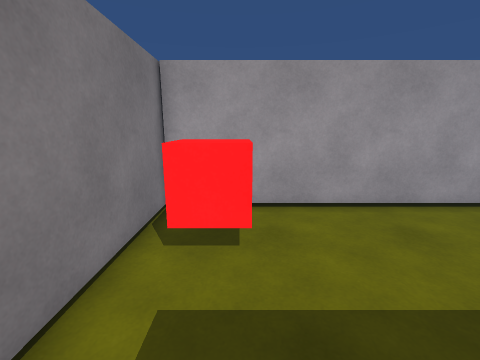
view 1 (above)

14 first-person views from a walk through a Unity game level. The camera is 1.5 m above the floor, tilts 12° down and sees 90° across. The floor is counted in squares, 0.5 m on a side. Each view is taken from the middle of a square. On the plan, view 1 faces up. The plan holds only what a view shows up to about 19 squares ahead; the rest is blank. The place goes on beyond the plan. The player is left out. Surface patterns are stand-ins for the level's own textures.

view 2
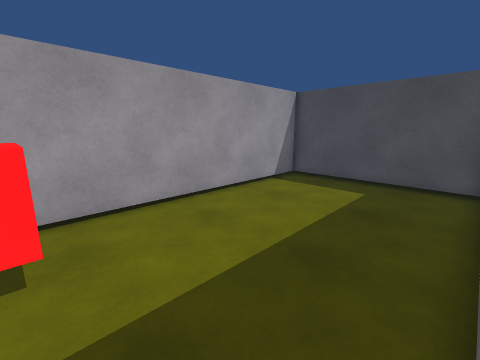

view 3
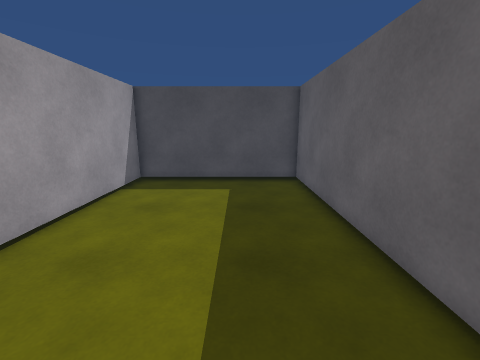

view 4
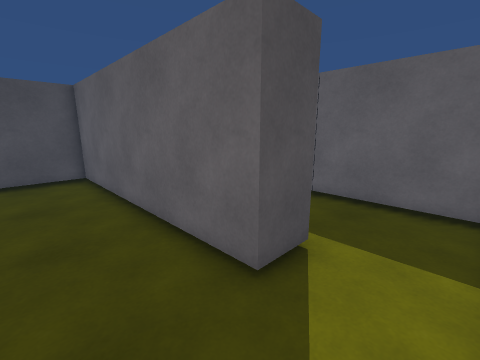

view 5
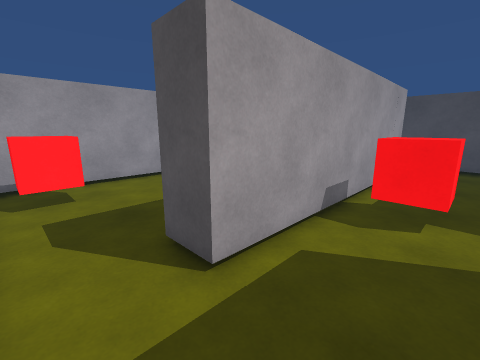

view 6
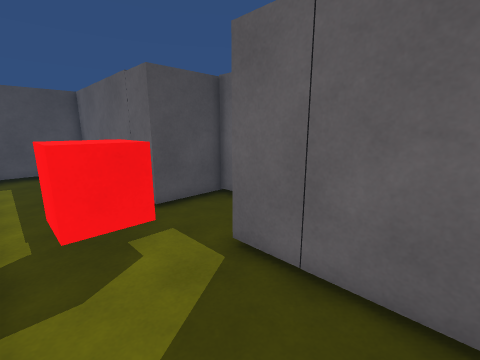

view 7
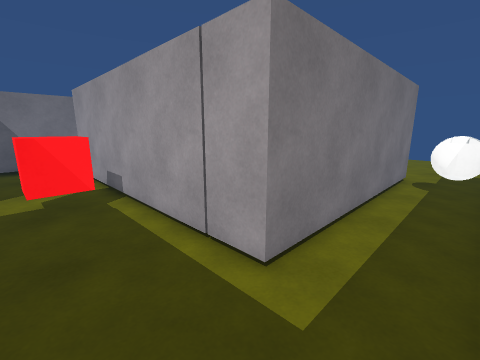

view 8
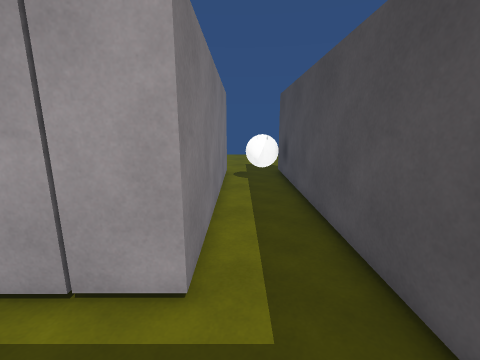

view 9
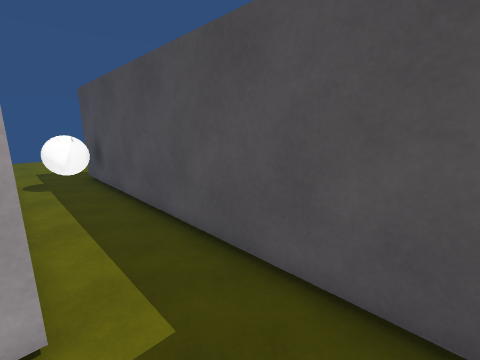

view 10
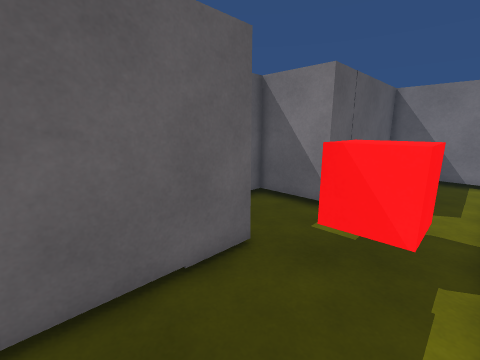

view 11
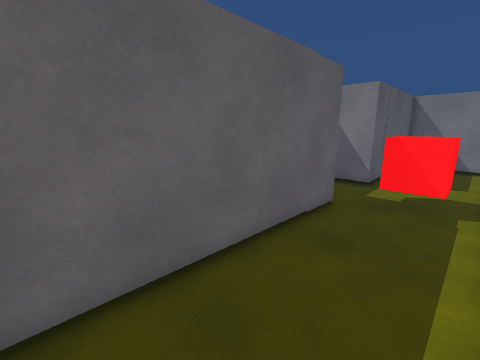

view 12
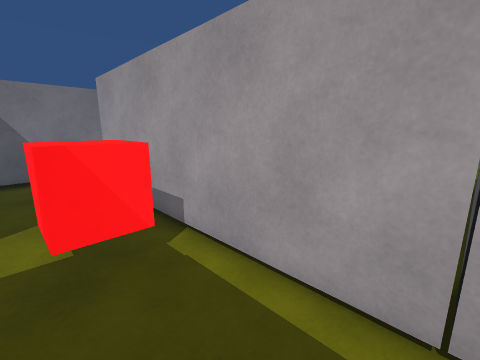

view 13
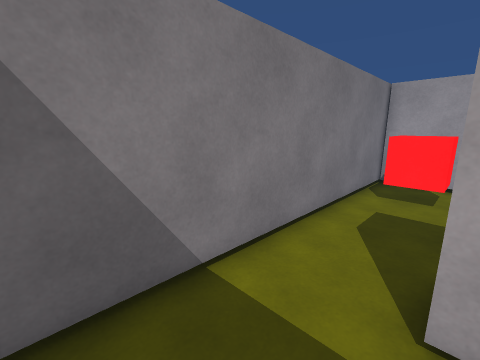

view 14
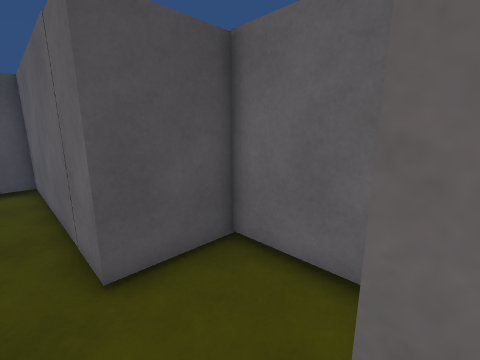

### Floor plan
Points are (right, up) in squares from view 1. A wall is a line through its corners. A room is listed if a view was taken in it or the views show most of it. See-through windows are left out.
Room 1 (views 1, 2, 3, 4)
walls: (0.8, -2.3) (0.8, -0.3) (14, -0.3); (-2.8, 9.2) (-2.8, -3.5); (14.1, -2.4) (14.1, 8.9) (-2.8, 8.9)
ways out: opening at (-1, -2.7) to room 2
objects: red cube (-1, 6) to (0, 7)
Room 2 (views 5, 6, 7, 8, 9, 10, 11, 12, 13, 14)
walls: (9.6, -9.4) (9.6, -7) (19.7, -7) (19.7, 11); (-2.8, -3.5) (-2.8, -7) (5.3, -7) (5.3, -10.4); (16.1, 10.9) (16.1, -2.3) (0.8, -2.3)
ways out: opening at (-1, -2.7) to room 1; opening at (7, -9.7)
objects: block (6, -10) to (9, -10); red cube (7, -5) to (8, -4); ball (18, 8) to (19, 9)

Positions as (right, up) in squares from view 1, and headings:
1: (0, 0), facing up
2: (0, 0), facing up-right
3: (0, 3), facing right
4: (-2, 3), facing down-right
5: (-2, -6), facing up-right
6: (1, -3), facing down-right
7: (19, -6), facing up-left
8: (17, -6), facing up
9: (16, -6), facing up-right
10: (14, -3), facing down-left
11: (19, -3), facing down-left
12: (14, -6), facing up-left
13: (1, -6), facing up-left
14: (5, -6), facing down-right
